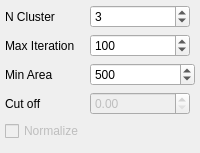
  <widget class="QDockWidget" name="segmentationParamsDock">
   <property name="sizePolicy">
    <sizepolicy hsizetype="Preferred" vsizetype="Preferred">
     <horstretch>0</horstretch>
     <verstretch>0</verstretch>
    </sizepolicy>
   </property>
   <property name="minimumSize">
    <size>
     <width>180</width>
     <height>153</height>
    </size>
   </property>
   <property name="allowedAreas">
    <set>Qt::LeftDockWidgetArea|Qt::RightDockWidgetArea</set>
   </property>
   <property name="windowTitle">
    <string>Segmentation</string>
   </property>
   <attribute name="dockWidgetArea">
    <number>1</number>
   </attribute>
   <widget class="QWidget" name="segmentationParamsContent">
    <layout class="QFormLayout" name="formLayout">
     <property name="fieldGrowthPolicy">
      <enum>QFormLayout::AllNonFixedFieldsGrow</enum>
     </property>
     <property name="leftMargin">
      <number>5</number>
     </property>
     <property name="topMargin">
      <number>5</number>
     </property>
     <property name="rightMargin">
      <number>5</number>
     </property>
     <property name="bottomMargin">
      <number>5</number>
     </property>
     <item row="0" column="0">
      <widget class="QLabel" name="lblSNCluster">
       <property name="minimumSize">
        <size>
         <width>75</width>
         <height>0</height>
        </size>
       </property>
       <property name="maximumSize">
        <size>
         <width>75</width>
         <height>16777215</height>
        </size>
       </property>
       <property name="text">
        <string>N Cluster</string>
       </property>
      </widget>
     </item>
     <item row="0" column="1">
      <widget class="QSpinBox" name="sbSNCluster">
       <property name="maximumSize">
        <size>
         <width>100</width>
         <height>16777215</height>
        </size>
       </property>
       <property name="value">
        <number>3</number>
       </property>
      </widget>
     </item>
     <item row="1" column="0">
      <widget class="QLabel" name="lblSMaxIter">
       <property name="minimumSize">
        <size>
         <width>75</width>
         <height>0</height>
        </size>
       </property>
       <property name="maximumSize">
        <size>
         <width>75</width>
         <height>16777215</height>
        </size>
       </property>
       <property name="text">
        <string>Max Iteration</string>
       </property>
      </widget>
     </item>
     <item row="1" column="1">
      <widget class="QSpinBox" name="sbSMaxIter">
       <property name="maximumSize">
        <size>
         <width>100</width>
         <height>16777215</height>
        </size>
       </property>
       <property name="maximum">
        <number>1000</number>
       </property>
       <property name="value">
        <number>100</number>
       </property>
      </widget>
     </item>
     <item row="3" column="0">
      <widget class="QLabel" name="lblSCutoff">
       <property name="minimumSize">
        <size>
         <width>75</width>
         <height>0</height>
        </size>
       </property>
       <property name="maximumSize">
        <size>
         <width>75</width>
         <height>16777215</height>
        </size>
       </property>
       <property name="text">
        <string>Cut off</string>
       </property>
      </widget>
     </item>
     <item row="3" column="1">
      <widget class="QDoubleSpinBox" name="sbSCutoff">
       <property name="enabled">
        <bool>false</bool>
       </property>
       <property name="maximumSize">
        <size>
         <width>100</width>
         <height>16777215</height>
        </size>
       </property>
       <property name="maximum">
        <double>1.000000000000000</double>
       </property>
       <property name="singleStep">
        <double>0.100000000000000</double>
       </property>
       <property name="value">
        <double>0.000000000000000</double>
       </property>
      </widget>
     </item>
     <item row="4" column="0">
      <widget class="QCheckBox" name="cbSNormalize">
       <property name="enabled">
        <bool>false</bool>
       </property>
       <property name="text">
        <string>Normalize</string>
       </property>
       <property name="checked">
        <bool>false</bool>
       </property>
      </widget>
     </item>
     <item row="2" column="0">
      <widget class="QLabel" name="lblSMinArea">
       <property name="text">
        <string>Min Area</string>
       </property>
      </widget>
     </item>
     <item row="2" column="1">
      <widget class="QSpinBox" name="sbSMinArea">
       <property name="maximum">
        <number>1000000</number>
       </property>
       <property name="singleStep">
        <number>500</number>
       </property>
       <property name="value">
        <number>500</number>
       </property>
      </widget>
     </item>
    </layout>
   </widget>
  </widget>
